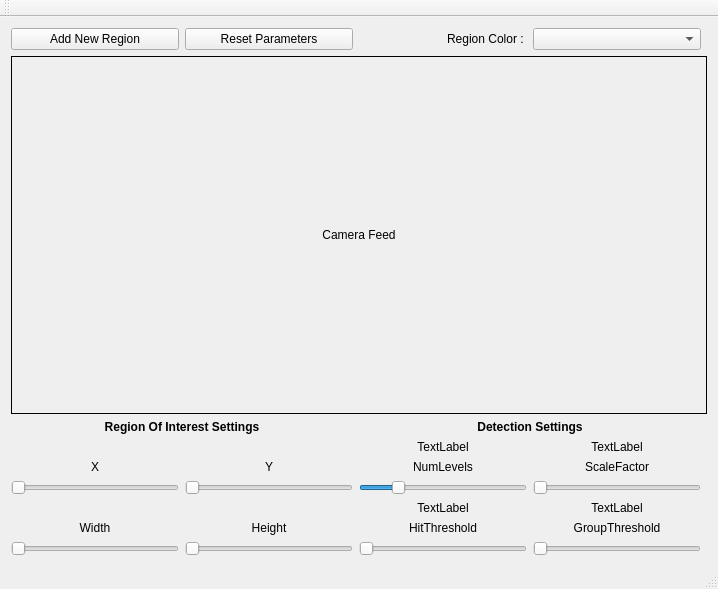
<?xml version="1.0" encoding="UTF-8"?>
<ui version="4.0">
 <class>TestinClass</class>
 <widget class="QMainWindow" name="TestinClass">
  <property name="geometry">
   <rect>
    <x>0</x>
    <y>0</y>
    <width>718</width>
    <height>589</height>
   </rect>
  </property>
  <property name="windowTitle">
   <string>Testin</string>
  </property>
  <widget class="QWidget" name="centralWidget">
   <layout class="QGridLayout" name="gridLayout">
    <item row="5" column="0">
     <widget class="QSlider" name="XSlider">
      <property name="minimum">
       <number>0</number>
      </property>
      <property name="orientation">
       <enum>Qt::Horizontal</enum>
      </property>
     </widget>
    </item>
    <item row="0" column="1">
     <widget class="QPushButton" name="ResetParam">
      <property name="text">
       <string>Reset Parameters</string>
      </property>
     </widget>
    </item>
    <item row="7" column="3">
     <widget class="QLabel" name="label_9">
      <property name="text">
       <string>GroupThreshold</string>
      </property>
      <property name="alignment">
       <set>Qt::AlignCenter</set>
      </property>
     </widget>
    </item>
    <item row="4" column="0">
     <widget class="QLabel" name="label">
      <property name="sizePolicy">
       <sizepolicy hsizetype="Preferred" vsizetype="Fixed">
        <horstretch>0</horstretch>
        <verstretch>0</verstretch>
       </sizepolicy>
      </property>
      <property name="text">
       <string>X</string>
      </property>
      <property name="alignment">
       <set>Qt::AlignCenter</set>
      </property>
     </widget>
    </item>
    <item row="7" column="1">
     <widget class="QLabel" name="label_7">
      <property name="text">
       <string>Height</string>
      </property>
      <property name="alignment">
       <set>Qt::AlignCenter</set>
      </property>
     </widget>
    </item>
    <item row="8" column="0">
     <widget class="QSlider" name="WidthSlider">
      <property name="orientation">
       <enum>Qt::Horizontal</enum>
      </property>
     </widget>
    </item>
    <item row="8" column="3">
     <widget class="QSlider" name="GroupThresholdSlider">
      <property name="minimum">
       <number>1</number>
      </property>
      <property name="maximum">
       <number>10</number>
      </property>
      <property name="orientation">
       <enum>Qt::Horizontal</enum>
      </property>
     </widget>
    </item>
    <item row="4" column="1">
     <widget class="QLabel" name="label_2">
      <property name="text">
       <string>Y</string>
      </property>
      <property name="alignment">
       <set>Qt::AlignCenter</set>
      </property>
     </widget>
    </item>
    <item row="0" column="0">
     <widget class="QPushButton" name="AddRegion">
      <property name="text">
       <string>Add New Region</string>
      </property>
     </widget>
    </item>
    <item row="0" column="2">
     <widget class="QLabel" name="label_5">
      <property name="layoutDirection">
       <enum>Qt::LeftToRight</enum>
      </property>
      <property name="text">
       <string>Region Color : </string>
      </property>
      <property name="alignment">
       <set>Qt::AlignRight|Qt::AlignTrailing|Qt::AlignVCenter</set>
      </property>
     </widget>
    </item>
    <item row="7" column="0">
     <widget class="QLabel" name="label_6">
      <property name="sizePolicy">
       <sizepolicy hsizetype="Preferred" vsizetype="Fixed">
        <horstretch>0</horstretch>
        <verstretch>0</verstretch>
       </sizepolicy>
      </property>
      <property name="text">
       <string>Width</string>
      </property>
      <property name="alignment">
       <set>Qt::AlignCenter</set>
      </property>
     </widget>
    </item>
    <item row="4" column="2">
     <widget class="QLabel" name="label_3">
      <property name="text">
       <string>NumLevels</string>
      </property>
      <property name="alignment">
       <set>Qt::AlignCenter</set>
      </property>
     </widget>
    </item>
    <item row="4" column="3">
     <widget class="QLabel" name="label_4">
      <property name="text">
       <string>ScaleFactor</string>
      </property>
      <property name="alignment">
       <set>Qt::AlignCenter</set>
      </property>
     </widget>
    </item>
    <item row="7" column="2">
     <widget class="QLabel" name="label_8">
      <property name="text">
       <string>HitThreshold</string>
      </property>
      <property name="alignment">
       <set>Qt::AlignCenter</set>
      </property>
     </widget>
    </item>
    <item row="5" column="2">
     <widget class="QSlider" name="NumLevelsSlider">
      <property name="minimum">
       <number>1</number>
      </property>
      <property name="maximum">
       <number>20</number>
      </property>
      <property name="value">
       <number>5</number>
      </property>
      <property name="orientation">
       <enum>Qt::Horizontal</enum>
      </property>
     </widget>
    </item>
    <item row="1" column="0" colspan="5">
     <widget class="QLabel" name="viewer">
      <property name="mouseTracking">
       <bool>false</bool>
      </property>
      <property name="autoFillBackground">
       <bool>true</bool>
      </property>
      <property name="frameShape">
       <enum>QFrame::Box</enum>
      </property>
      <property name="frameShadow">
       <enum>QFrame::Plain</enum>
      </property>
      <property name="text">
       <string>Camera Feed</string>
      </property>
      <property name="alignment">
       <set>Qt::AlignCenter</set>
      </property>
     </widget>
    </item>
    <item row="8" column="1">
     <widget class="QSlider" name="HeightSlider">
      <property name="orientation">
       <enum>Qt::Horizontal</enum>
      </property>
     </widget>
    </item>
    <item row="5" column="1">
     <widget class="QSlider" name="YSlider">
      <property name="orientation">
       <enum>Qt::Horizontal</enum>
      </property>
     </widget>
    </item>
    <item row="2" column="0" colspan="2">
     <widget class="QLabel" name="label_10">
      <property name="sizePolicy">
       <sizepolicy hsizetype="Preferred" vsizetype="Fixed">
        <horstretch>0</horstretch>
        <verstretch>0</verstretch>
       </sizepolicy>
      </property>
      <property name="font">
       <font>
        <weight>75</weight>
        <bold>true</bold>
       </font>
      </property>
      <property name="text">
       <string>Region Of Interest Settings</string>
      </property>
      <property name="alignment">
       <set>Qt::AlignCenter</set>
      </property>
     </widget>
    </item>
    <item row="8" column="2">
     <widget class="QSlider" name="HitThresholdSlider">
      <property name="minimum">
       <number>1</number>
      </property>
      <property name="maximum">
       <number>99</number>
      </property>
      <property name="orientation">
       <enum>Qt::Horizontal</enum>
      </property>
     </widget>
    </item>
    <item row="2" column="2" colspan="2">
     <widget class="QLabel" name="label_11">
      <property name="font">
       <font>
        <weight>75</weight>
        <bold>true</bold>
       </font>
      </property>
      <property name="text">
       <string>Detection Settings</string>
      </property>
      <property name="alignment">
       <set>Qt::AlignCenter</set>
      </property>
     </widget>
    </item>
    <item row="0" column="3">
     <widget class="QComboBox" name="comboBox"/>
    </item>
    <item row="5" column="3">
     <widget class="QSlider" name="ScaleFactorSlider">
      <property name="minimum">
       <number>9</number>
      </property>
      <property name="maximum">
       <number>12</number>
      </property>
      <property name="orientation">
       <enum>Qt::Horizontal</enum>
      </property>
     </widget>
    </item>
    <item row="3" column="2">
     <widget class="QLabel" name="NumLevelValue">
      <property name="sizePolicy">
       <sizepolicy hsizetype="Preferred" vsizetype="Fixed">
        <horstretch>0</horstretch>
        <verstretch>0</verstretch>
       </sizepolicy>
      </property>
      <property name="text">
       <string>TextLabel</string>
      </property>
      <property name="alignment">
       <set>Qt::AlignCenter</set>
      </property>
     </widget>
    </item>
    <item row="6" column="2">
     <widget class="QLabel" name="HitThresholdValue">
      <property name="sizePolicy">
       <sizepolicy hsizetype="Preferred" vsizetype="Fixed">
        <horstretch>0</horstretch>
        <verstretch>0</verstretch>
       </sizepolicy>
      </property>
      <property name="text">
       <string>TextLabel</string>
      </property>
      <property name="alignment">
       <set>Qt::AlignCenter</set>
      </property>
     </widget>
    </item>
    <item row="6" column="3">
     <widget class="QLabel" name="GroupThresholdValue">
      <property name="text">
       <string>TextLabel</string>
      </property>
      <property name="alignment">
       <set>Qt::AlignCenter</set>
      </property>
     </widget>
    </item>
    <item row="3" column="3">
     <widget class="QLabel" name="ScaleFactorValue">
      <property name="text">
       <string>TextLabel</string>
      </property>
      <property name="alignment">
       <set>Qt::AlignCenter</set>
      </property>
     </widget>
    </item>
   </layout>
  </widget>
  <widget class="QMenuBar" name="menuBar">
   <property name="geometry">
    <rect>
     <x>0</x>
     <y>0</y>
     <width>718</width>
     <height>26</height>
    </rect>
   </property>
  </widget>
  <widget class="QToolBar" name="mainToolBar">
   <attribute name="toolBarArea">
    <enum>TopToolBarArea</enum>
   </attribute>
   <attribute name="toolBarBreak">
    <bool>false</bool>
   </attribute>
  </widget>
  <widget class="QStatusBar" name="statusBar"/>
 </widget>
 <layoutdefault spacing="6" margin="11"/>
 <resources>
  <include location="Testin.qrc"/>
 </resources>
 <connections/>
</ui>
